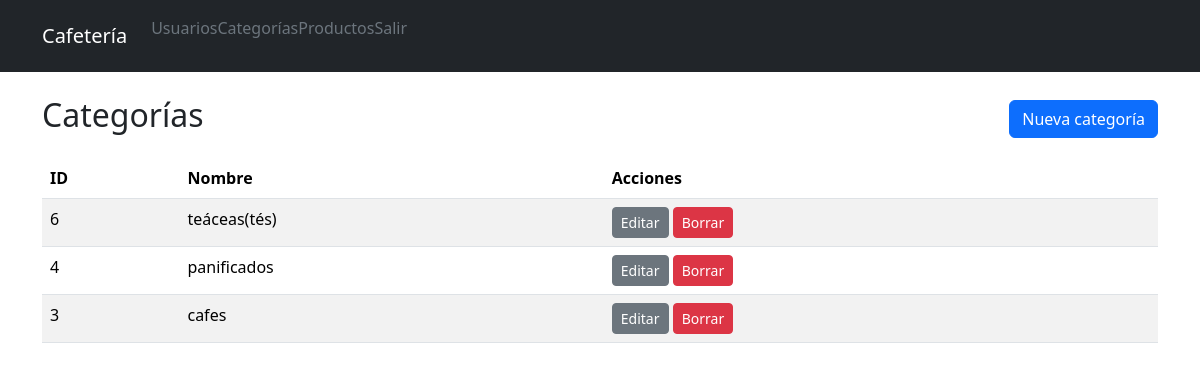
Before: /cafeteria_app5/index.php?action=categorias (signed in) with the older database file.
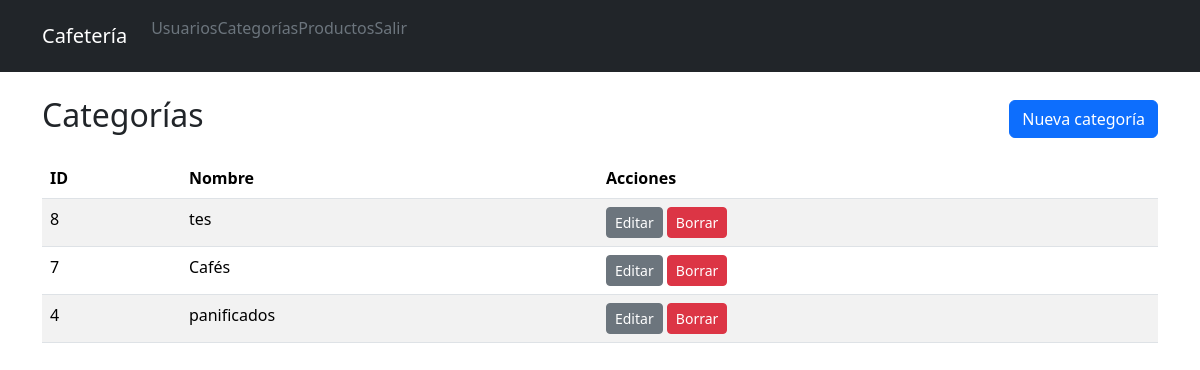
After: the same page with the newer database file.
### tables this page shows
CREATE TABLE `categorias` (
  `id_categoria` int(11) NOT NULL,
  `nombre` varchar(100) NOT NULL,
  `descripcion` text NOT NULL,
  `url_foto` int(11) NOT NULL
);

### cafeteria_app5/app/controllers/CategoriaController.php (called while the page is built, shortened)
<?php
require_once 'app/models/Categoria.model.php';
class CategoriaController {
    public function index() {
        $m = new Categoria();
        $items = $m->getAll();
        require 'app/views/categoria/index.php';
    }
}

### cafeteria_app5/index.php (called while the page is built)
<?php
require_once 'router.php';

### cafeteria_app5/app/config/config.php (called while the page is built)
<?php
class Database {
    private static $instance = null;
    private $conn;
    private $host = "127.0.0.1";
    private $user = "root";
    private $pass = "";
    private $db = "cafeteria";
    private function __construct() {
        try {
            $this->conn = new PDO("mysql:host={$this->host};dbname={$this->db};charset=utf8mb4", $this->user, $this->pass);
            $this->conn->setAttribute(PDO::ATTR_ERRMODE, PDO::ERRMODE_EXCEPTION);
        } catch (PDOException $e) {
            die("Error de conexión: ".$e->getMessage());
        }
    }
    public static function getInstance() {
        if (!self::$instance) {
            self::$instance = new Database();
        }
        return self::$instance;
    }
    public function getConnection() {
        return $this->conn;
    }
}

### cafeteria_app5/app/models/Categoria.model.php (called while the page is built, shortened)
<?php
require_once 'app/config/config.php';
class Categoria {
    private $db;
    public function __construct() {
        $this->db = Database::getInstance()->getConnection();
    }
    public function getAll() {
        $stmt = $this->db->query('SELECT * FROM categorias ORDER BY id_categoria DESC');
        return $stmt->fetchAll(PDO::FETCH_ASSOC);
    }
}

### cafeteria_app5/app/views/categoria/index.php (the view)
<?php require 'app/views/partials/header.php'; ?>
<div class="d-flex justify-content-between align-items-center mb-3">
  <h2>Categorías</h2>
  <a class="btn btn-primary" href="index.php?action=categorias_create">Nueva categoría</a>
</div>
<table class="table table-striped">
  <thead><tr><th>ID</th><th>Nombre</th><th>Acciones</th></tr></thead>
  <tbody>
    <?php foreach($items as $row): ?>
    <tr>
      <td><?=htmlspecialchars($row['id_categoria'])?></td>
      <td><?=htmlspecialchars($row['nombre'])?></td>
      <td>
<a class="btn btn-sm btn-secondary" href="index.php?action=categorias_edit&id=<?= htmlspecialchars($row['id_categoria']) ?>">Editar</a>
<a class="btn btn-sm btn-danger" href="index.php?action=categorias_delete&id=<?= htmlspecialchars($row['id_categoria']) ?>" onclick="return confirm('Eliminar?')">Borrar</a>
      </td>
    </tr>
    <?php endforeach; ?>
  </tbody>
</table>
<?php require 'app/views/partials/footer.php'; ?>

### cafeteria_app5/router.php (shortened to what this page needs)
<?php
require_once './app/controllers/CategoriaController.php';
$action = $_GET['action'] ?? 'home';
$params = explode("/",$action);
$categorias= new CategoriaController();
switch ($params[0]) {
    case 'categorias':
        $categorias->index();
        break;
}

### cafeteria_app5/app/views/partials/header.php (shortened to what this page needs)
<!doctype html>
<html lang="es">
  <head>
    <link href="https://cdn.jsdelivr.net/npm/bootstrap@5.3.2/dist/css/bootstrap.min.css" rel="stylesheet">
  </head>
  <body>
  <nav class="navbar navbar-expand-lg navbar-dark bg-dark mb-4">
    <div class="container">
      <a class="navbar-brand" href="<?= BASE_URL ?>home">Cafetería</a>
      <div class="collapse navbar-collapse">
          <ul class="list-unstyled d-flex p-2 ml-4">
              <?php
              if(isset($_SESSION['USER_ID'])):?>
                  <li class="nav-item text-secondary"><a  class="nav-link" href="index.php?action=usuarios">Usuarios</a></li>
                  <li class="nav-item text-secondary"><a class="nav-link" href="index.php?action=categorias">Categorías</a></li>
                  <li class="nav-item text-secondary"><a  class="nav-link" href="index.php?action=productos">Productos</a></li>
                  <li class="nav-item text-secondary"><a  class="nav-link" href="logout">Salir</a></li>
              <?php endif;?>
        </ul>
      </div>
    </div>
  </nav>
  <div class="container">

### cafeteria_app5/app/views/partials/footer.php (shortened to what this page needs)
  </div>
  </body>
</html>

Changed rows visible on the page:
removed categorias: id_categoria "6", nombre "teáceas(tés)"
removed categorias: id_categoria "3", nombre "cafes"
added categorias: id_categoria "8", nombre "tes"
added categorias: id_categoria "7", nombre "Cafés"
